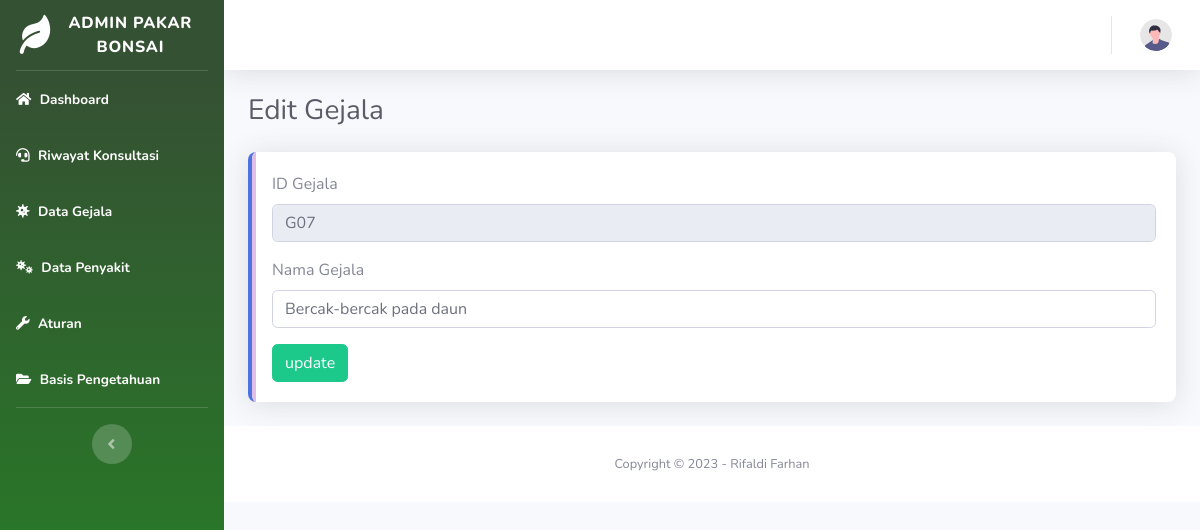
/Admin/Gejala/edit/G07 (signed in), run on an earlier commit of the app's database.
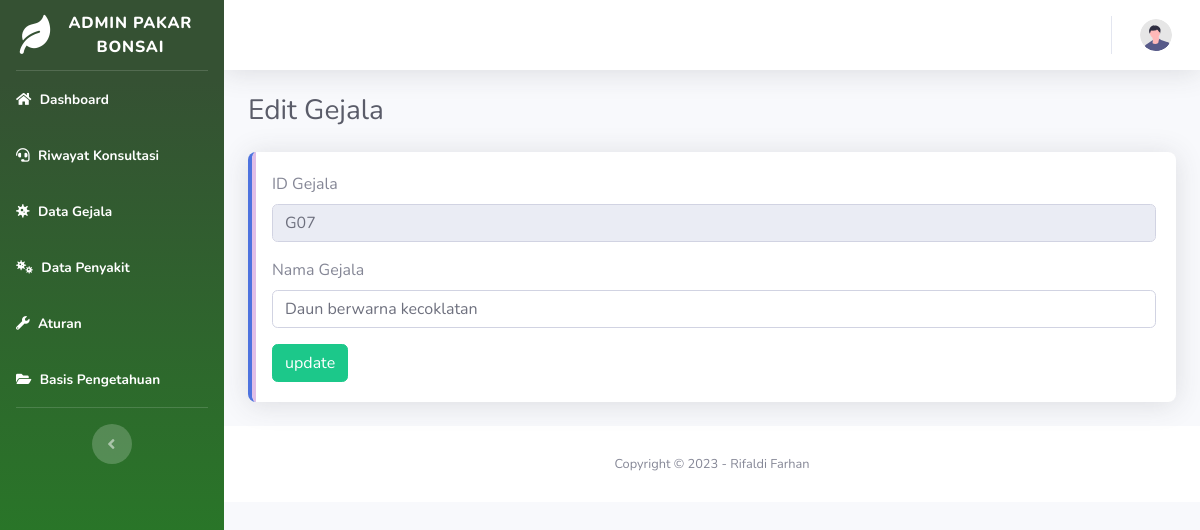
And on a later commit of the database.
### tables this page shows
CREATE TABLE `gejala` (
  `id_gejala` varchar(10) NOT NULL,
  `nama_gejala` varchar(100) NOT NULL
);

### application/modules/Admin/controllers/Gejala.php (called while the page is built, shortened)
<?php
class Gejala extends CI_Controller
{
  public function __construct()
  {
    $this->load->model('M_gejala');
  }
  public function edit($id)
  {
    $data = array(
      'record_gejala' => $this->M_gejala->detailEdit($id),
      'content' => 'Admin/gejala/form_edit.php'
    );
    $this->load->view('template_admin/template_admin', $data);
  }
}

### index.php (called while the page is built, shortened)
<?php
require_once BASEPATH.'core/CodeIgniter.php';

### application/models/M_gejala.php (called while the page is built, shortened)
<?php
class M_gejala extends CI_Model
{
    public function detailEdit($id)
    {
        $this->db->where('id_gejala', $id);
        $query = $this->db->get('gejala');
        return $query->row();
    }
}

### application/modules/Admin/views/gejala/form_edit.php (the view, shortened to what this page needs)
<?php echo form_open_multipart('Admin/Gejala/update'); ?>
<div class="container-fluid">
    <div class="d-sm-flex align-items-center justify-content-between mb-4">
        <h1 class="h3 mb-0 text-gray-800">Edit Gejala</h1>
    </div>
    <div class="row">
        <div class="col-lg-12">
            <div class="card border-left-primary shadow mb-4">
                <div class="card-body w-100">
                    <div class="form-group">
                        <label for="id">ID Gejala </label>
                        <input class="form-control" type="text" name="id_gejala" id="id_gejala" placeholder="" value="<?php echo $record_gejala->id_gejala ?>" readonly />
                    </div>
                    <div class="form-group">
                        <label for="id">Nama Gejala </label>
                        <input class="form-control" type="text" name="nama_gejala" id="nama_gejala" placeholder="" value="<?php echo $record_gejala->nama_gejala ?>" />
                    </div>
                    <input class="btn btn-success" type="submit" name="btn" value="update" />
                    </form>
                </div>
            </div>
        </div>

### application/third_party/MX/Loader.php (shortened to what this page needs)
<?php (defined('BASEPATH')) OR exit('No direct script access allowed');
class MX_Loader extends CI_Loader
{
	protected $_module;
	public $_ci_cached_vars = array();
	public function initialize($controller = NULL)
	{
		$this->_module = CI::$APP->router->fetch_module();
	}
	public function view($view, $vars = array(), $return = FALSE)
	{
		list($path, $_view) = Modules::find($view, $this->_module, 'views/');
		if ($path != FALSE)
		{
			$this->_ci_view_paths = array($path => TRUE) + $this->_ci_view_paths;
			$view = $_view;
		}
		if (method_exists($this, '_ci_object_to_array'))
		{
			return $this->_ci_load(array('_ci_view' => $view, '_ci_vars' => $this->_ci_object_to_array($vars), '_ci_return' => $return));
		} else {
			return $this->_ci_load(array('_ci_view' => $view, '_ci_vars' => $this->_ci_prepare_view_vars($vars), '_ci_return' => $return));
		}
	}
	public function _ci_load($_ci_data)
	{
		extract($_ci_data);
		if (isset($_ci_view))
		{
			$_ci_path = '';
			$_ci_file = (pathinfo($_ci_view, PATHINFO_EXTENSION)) ? $_ci_view : $_ci_view.EXT;
			foreach ($this->_ci_view_paths as $path => $cascade)
			{
				if (file_exists($view = $path.$_ci_file))
				{
					$_ci_path = $view;
					break;
				}
			}
		}
		elseif (isset($_ci_path))
		{
			$_ci_file = basename($_ci_path);
			if( ! file_exists($_ci_path)) $_ci_path = '';
		}
		if (isset($_ci_vars))
		$this->_ci_cached_vars = array_merge($this->_ci_cached_vars, (array) $_ci_vars);
		extract($this->_ci_cached_vars);
		if ((bool) @ini_get('short_open_tag') === FALSE && CI::$APP->config->item('rewrite_short_tags') == TRUE)
		{
			echo eval('?>'.preg_replace("/;*\s*\?>/", "; ?>", str_replace('<?=', '<?php echo ', file_get_contents($_ci_path))));
		}
		else
		{
			include($_ci_path);
		}
	}
}

### application/modules/template_admin/views/template_admin.php
<!DOCTYPE html>
<html lang="en" dir="ltr">
<?php $this->load->view("header"); ?>
<body>
  <?php $this->load->view("menu"); ?>
  <?php $this->load->view("topbar"); ?>
  <?php $this->load->view($content); ?>
  <?php $this->load->view("footer"); ?>
  <?php $this->load->view("js"); ?>
</body>
</html>

### application/modules/template_admin/views/header.php (shortened to what this page needs)
<!DOCTYPE html>
<html lang="en">
<head>
    <link href="<?php echo base_url() ?>desain/sbadmin/vendor/fontawesome-free/css/all.min.css" rel="stylesheet" type="text/css">
    <link href="<?php echo base_url() ?>desain/sbadmin/css/sb-admin-2.css" rel="stylesheet">
    <link href="<?php echo base_url() ?>desain/sbadmin/css/sb-admin-2.min.css" rel="stylesheet">
    <link href="<?php echo base_url() ?>desain/custom/css/mycss.css" rel="stylesheet" type="text/css" />
    <link rel="stylesheet" type="text/css" href="<?php echo base_url('desain/custom/DataTable/datatables/lib/css/dataTables.bootstrap.min.css') ?>"/>
    <link href="<?php echo base_url() ?>desain/sbadmin/vendor/datatables/dataTables.bootstrap4.min.css" rel="stylesheet">
</head>

### application/modules/template_admin/views/menu.php
<body id="page-top">
  <div id="wrapper">
    <ul class="navbar-nav bg-gradient-utama sidebar sidebar-dark accordion" id="accordionSidebar">
      <a class="sidebar-brand d-flex align-items-center justify-content-center" href="#">
        <div class="sidebar-brand-icon rotate-n-15">
          <i class="fas fa-leaf"></i>
        </div>
        <div class="sidebar-brand-text">Admin Pakar Bonsai</div>
      </a>
      <hr class="sidebar-divider my-0">
      <li class="nav-item active">
        <a class="nav-link" href="<?php echo base_url('Admin/Dashboard'); ?>">
          <i class="fas fa-home"></i>
          <span>Dashboard</span></a>
      </li>
      <li class="nav-item active">
        <a class="nav-link" href="<?php echo base_url('Admin/RiwayatKonsultasi'); ?>">
          <i class="fas fa-headset"></i>
          <span>Riwayat Konsultasi</span></a>
      </li>
      <li class="nav-item active">
        <a class="nav-link" href="<?php echo base_url('Admin/Gejala'); ?>">
          <i class="fas fa-virus"></i>
          <span>Data Gejala</span></a>
      </li>
      <li class="nav-item active">
        <a class="nav-link" href="<?php echo base_url('Admin/Penyakit'); ?>">
          <i class="fas fa-viruses"></i>
          <span>Data Penyakit</span></a>
      </li>
      <li class="nav-item active">
        <a class="nav-link" href="<?php echo base_url('Admin/Aturan'); ?>">
          <i class="fas fa-wrench"></i>
          <span>Aturan</span></a>
      </li>
      <li class="nav-item active">
        <a class="nav-link" href="<?php echo base_url('Admin/BasisPengetahuan'); ?>">
          <i class="fas fa-folder-open"></i>
          <span>Basis Pengetahuan</span></a>
      </li>
      <hr class="sidebar-divider d-none d-md-block">
      <div class="text-center d-none d-md-inline">
        <button class="rounded-circle border-0" id="sidebarToggle"></button>
      </div>
    </ul>

### application/modules/template_admin/views/topbar.php (shortened to what this page needs)
<div id="content-wrapper" class="d-flex flex-column">
  <div id="content">
    <nav class="navbar navbar-expand navbar-light bg-white topbar mb-4 static-top shadow">
      <ul class="navbar-nav ml-auto">
        <li class="nav-item dropdown no-arrow">
          <a class="nav-link dropdown-toggle" href="#" id="userDropdown" role="button" data-toggle="dropdown" aria-haspopup="true" aria-expanded="false">
            <img class="img-profile rounded-circle" src="<?php echo base_url(); ?>desain/sbadmin/img/undraw_profile.svg">
          </a>
        </li>
      </ul>
    </nav>

### application/modules/template_admin/views/footer.php (shortened to what this page needs)
<footer class="sticky-footer bg-white">
  <div class="container my-auto">
    <div class="copyright text-center my-auto">
      <span>Copyright &copy;  - Rifaldi Farhan</span>
    </div>
  </div>
</footer>

### application/modules/template_admin/views/js.php (shortened to what this page needs)
</body>
</html>

### desain/custom/css/mycss.css (style rules this page uses)
.card { border:none; position:relative; overflow:hidden; border-radius:8px; cursor:pointer; }
.card:before { content:""; position:absolute; left:0; top:0; width:4px; height:100%; background-color:#E1BEE7; transform:scaleY(1); transition:all 0.5s; transform-origin: bottom }
.card:after { content:""; position:absolute; left:0; top:0; width:4px; height:100%; background-color:#27583a; transform:scaleY(0); transition:all 0.5s; transform-origin: bottom }
.bg-gradient-utama { background-color: #006400; background-image: linear-gradient(180deg, #355133 10%, #228B22 100%); background-size: cover; }

What changed in the data, as far as the page shows it:
changed gejala "G07": nama_gejala "Bercak-bercak pada daun" → "Daun berwarna kecoklatan"
